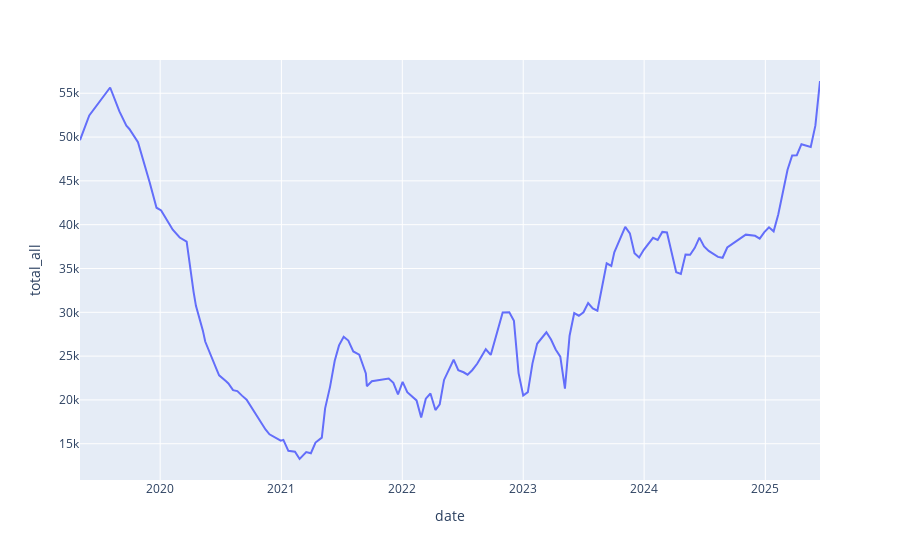

Notebook source saved alongside this figure:
### Code cell
import plotly.express as px

fig = px.line(df, x="date", y="total_all")
fig.show()

### Figure 1 — Plotly figure (JSON) as saved in the notebook; plotly's stock layout.template omitted (floating-point values rounded to 4 significant figures; data arrays with more than 128 entries replaced by an {"elided": "..."} marker saying what was removed)
{"data": [{"hovertemplate": "date=%{x}<br>total_all=%{y}<extra></extra>", "legendgroup": "", "line": {"color": "#636efa", "dash": "solid"}, "marker": {"symbol": "circle"}, "mode": "lines", "name": "", "orientation": "v", "showlegend": false, "type": "scatter", "x": {"elided": "140 str values"}, "xaxis": "x", "y": {"elided": "140 int values"}, "yaxis": "y"}], "layout": {"legend": {"tracegroupgap": 0}, "margin": {"t": 60}, "xaxis": {"anchor": "y", "domain": [0, 1], "title": {"text": "date"}}, "yaxis": {"anchor": "x", "domain": [0, 1], "title": {"text": "total_all"}}}}
